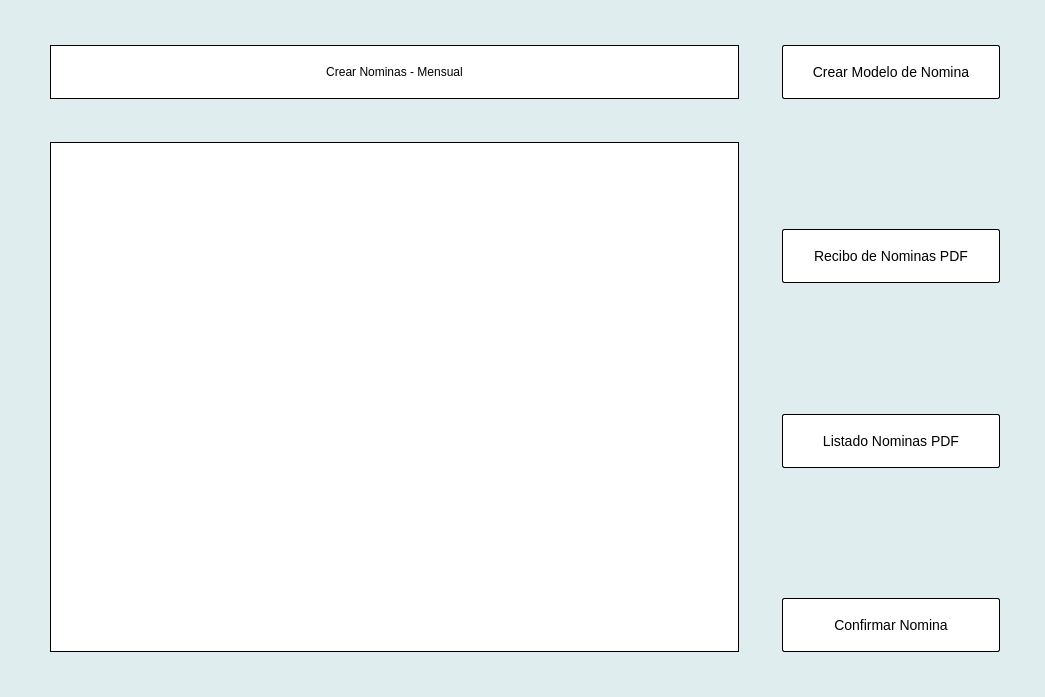
<?xml version="1.0" encoding="UTF-8"?>
<ui version="4.0">
 <class>Form</class>
 <widget class="QWidget" name="Form">
  <property name="geometry">
   <rect>
    <x>0</x>
    <y>0</y>
    <width>1045</width>
    <height>697</height>
   </rect>
  </property>
  <property name="windowTitle">
   <string>Form</string>
  </property>
  <property name="styleSheet">
   <string notr="true">#tableView{
border:1px solid #000;
}
QFrame{
border:none;
}

#title_box{
background-color:#fff;
border:1px solid #000;
min-height:52px;
}

#Form{
background-color:#E0EDEE;
}

QPushButton{
background-color:white;
border:none;
}
#confirm, #prev_pdf, #prev_create,#filter,#listado_nominas{
background-color:#fff;
color:#000;
font-size:14px;
border-radius:2px;
width:100%;
height:52px;
border:1px solid #000;
}

#confirm:hover, #prev_pdf:hover, #prev_create:hover,#filter:hover,#listado_nominas:hover{
background-color:#efe;
color:#000;
font-size:14px;
border-radius:2px;
width:100%;
height:52px;
border:1px solid #000;
}</string>
  </property>
  <layout class="QHBoxLayout" name="horizontalLayout_5">
   <item>
    <layout class="QHBoxLayout" name="horizontalLayout_4" stretch="75,25">
     <property name="spacing">
      <number>25</number>
     </property>
     <property name="leftMargin">
      <number>30</number>
     </property>
     <property name="topMargin">
      <number>25</number>
     </property>
     <property name="rightMargin">
      <number>25</number>
     </property>
     <property name="bottomMargin">
      <number>25</number>
     </property>
     <item>
      <layout class="QVBoxLayout" name="verticalLayout_3" stretch="0,0">
       <item>
        <widget class="QFrame" name="frame">
         <layout class="QHBoxLayout" name="horizontalLayout_3">
          <item>
           <widget class="QWidget" name="title_box" native="true">
            <layout class="QHBoxLayout" name="horizontalLayout_2">
             <item>
              <widget class="QLabel" name="label">
               <property name="text">
                <string>Crear Nominas - Mensual</string>
               </property>
               <property name="alignment">
                <set>Qt::AlignCenter</set>
               </property>
              </widget>
             </item>
            </layout>
           </widget>
          </item>
         </layout>
        </widget>
       </item>
       <item>
        <widget class="QFrame" name="frame_2">
         <property name="frameShape">
          <enum>QFrame::StyledPanel</enum>
         </property>
         <property name="frameShadow">
          <enum>QFrame::Raised</enum>
         </property>
         <layout class="QHBoxLayout" name="horizontalLayout">
          <property name="leftMargin">
           <number>9</number>
          </property>
          <property name="bottomMargin">
           <number>9</number>
          </property>
          <item>
           <widget class="QTableView" name="tableView">
            <property name="styleSheet">
             <string notr="true"/>
            </property>
           </widget>
          </item>
         </layout>
        </widget>
       </item>
      </layout>
     </item>
     <item>
      <widget class="QFrame" name="frame_3">
       <property name="frameShape">
        <enum>QFrame::StyledPanel</enum>
       </property>
       <property name="frameShadow">
        <enum>QFrame::Raised</enum>
       </property>
       <layout class="QVBoxLayout" name="verticalLayout_2">
        <property name="bottomMargin">
         <number>9</number>
        </property>
        <item>
         <layout class="QVBoxLayout" name="verticalLayout">
          <item>
           <widget class="QPushButton" name="prev_create">
            <property name="text">
             <string>Crear Modelo de Nomina</string>
            </property>
           </widget>
          </item>
          <item>
           <spacer name="verticalSpacer_3">
            <property name="orientation">
             <enum>Qt::Vertical</enum>
            </property>
            <property name="sizeHint" stdset="0">
             <size>
              <width>20</width>
              <height>40</height>
             </size>
            </property>
           </spacer>
          </item>
          <item>
           <widget class="QPushButton" name="prev_pdf">
            <property name="text">
             <string>Recibo de Nominas PDF</string>
            </property>
           </widget>
          </item>
          <item>
           <spacer name="verticalSpacer_4">
            <property name="orientation">
             <enum>Qt::Vertical</enum>
            </property>
            <property name="sizeHint" stdset="0">
             <size>
              <width>20</width>
              <height>40</height>
             </size>
            </property>
           </spacer>
          </item>
          <item>
           <widget class="QPushButton" name="listado_nominas">
            <property name="text">
             <string>Listado Nominas PDF</string>
            </property>
           </widget>
          </item>
          <item>
           <spacer name="verticalSpacer">
            <property name="orientation">
             <enum>Qt::Vertical</enum>
            </property>
            <property name="sizeHint" stdset="0">
             <size>
              <width>20</width>
              <height>40</height>
             </size>
            </property>
           </spacer>
          </item>
          <item>
           <widget class="QPushButton" name="confirm">
            <property name="text">
             <string>Confirmar Nomina</string>
            </property>
           </widget>
          </item>
         </layout>
        </item>
       </layout>
      </widget>
     </item>
    </layout>
   </item>
  </layout>
 </widget>
 <resources/>
 <connections/>
</ui>
